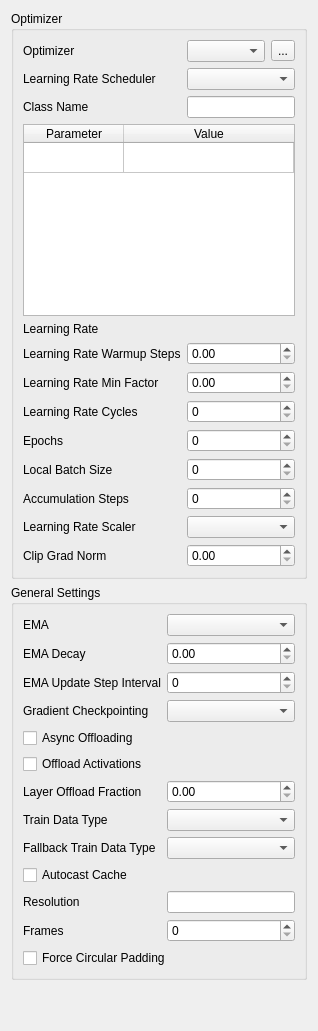
        <widget class="QFrame" name="verticalFrame">
         <layout class="QVBoxLayout" name="verticalLayout_4">
          <item>
           <widget class="QGroupBox" name="groupBox">
            <property name="title">
             <string>Optimizer</string>
            </property>
            <layout class="QGridLayout" name="gridLayout_2">
             <item row="4" column="0" colspan="3">
              <widget class="QTableWidget" name="tableWidget">
               <property name="enabled">
                <bool>true</bool>
               </property>
               <property name="toolTip">
                <string>Key-value pairs for an argument in your scheduler. Some special values can be used, wrapped in percent signs: LR, EPOCHS, STEPS_PER_EPOCH, TOTAL_STEPS, SCHEDULER_STEPS. Note that OneTrainer calls step() after every individual learning step, not every epoch, so what Torch calls 'epoch' you should treat as 'step'</string>
               </property>
               <property name="editTriggers">
                <set>QAbstractItemView::EditTrigger::AnyKeyPressed|QAbstractItemView::EditTrigger::EditKeyPressed|QAbstractItemView::EditTrigger::SelectedClicked</set>
               </property>
               <property name="selectionMode">
                <enum>QAbstractItemView::SelectionMode::NoSelection</enum>
               </property>
               <property name="showGrid">
                <bool>true</bool>
               </property>
               <property name="rowCount">
                <number>1</number>
               </property>
               <property name="columnCount">
                <number>2</number>
               </property>
               <attribute name="horizontalHeaderStretchLastSection">
                <bool>true</bool>
               </attribute>
               <attribute name="verticalHeaderVisible">
                <bool>false</bool>
               </attribute>
               <attribute name="verticalHeaderCascadingSectionResizes">
                <bool>false</bool>
               </attribute>
               <row/>
               <column>
                <property name="text">
                 <string>Parameter</string>
                </property>
               </column>
               <column>
                <property name="text">
                 <string>Value</string>
                </property>
               </column>
              </widget>
             </item>
             <item row="12" column="1" colspan="2">
              <widget class="QComboBox" name="scalerCmb">
               <property name="toolTip">
                <string>Selects the type of learning rate scaling to use during training. Functionally equated as: LR * SQRT(selection)</string>
               </property>
              </widget>
             </item>
             <item row="8" column="0">
              <widget class="QLabel" name="label_6">
               <property name="text">
                <string>Learning Rate Cycles</string>
               </property>
               <property name="buddy">
                <cstring>cyclesSbx</cstring>
               </property>
              </widget>
             </item>
             <item row="2" column="0">
              <widget class="QLabel" name="label_2">
               <property name="text">
                <string>Learning Rate Scheduler</string>
               </property>
               <property name="buddy">
                <cstring>schedulerCmb</cstring>
               </property>
              </widget>
             </item>
             <item row="6" column="0">
              <widget class="QLabel" name="label_4">
               <property name="text">
                <string>Learning Rate Warmup Steps</string>
               </property>
               <property name="buddy">
                <cstring>warmupStepsSbx</cstring>
               </property>
              </widget>
             </item>
             <item row="8" column="1" colspan="2">
              <widget class="QSpinBox" name="cyclesSbx">
               <property name="toolTip">
                <string>The number of learning rate cycles. This is only applicable if the learning rate scheduler supports cycles</string>
               </property>
               <property name="maximum">
                <number>999999999</number>
               </property>
              </widget>
             </item>
             <item row="3" column="0">
              <widget class="QLabel" name="schedulerLbl">
               <property name="enabled">
                <bool>true</bool>
               </property>
               <property name="text">
                <string>Class Name</string>
               </property>
               <property name="buddy">
                <cstring>schedulerClassLed</cstring>
               </property>
              </widget>
             </item>
             <item row="13" column="1" colspan="2">
              <widget class="QDoubleSpinBox" name="clipGradNormSbx">
               <property name="toolTip">
                <string>Clips the gradient norm. Leave empty to disable gradient clipping</string>
               </property>
               <property name="maximum">
                <double>999999999.000000000000000</double>
               </property>
              </widget>
             </item>
             <item row="7" column="0">
              <widget class="QLabel" name="label_5">
               <property name="text">
                <string>Learning Rate Min Factor</string>
               </property>
               <property name="buddy">
                <cstring>minFactorSbx</cstring>
               </property>
              </widget>
             </item>
             <item row="10" column="0">
              <widget class="QLabel" name="label_8">
               <property name="text">
                <string>Local Batch Size</string>
               </property>
               <property name="buddy">
                <cstring>batchSizeSbx</cstring>
               </property>
              </widget>
             </item>
             <item row="6" column="1" colspan="2">
              <widget class="QDoubleSpinBox" name="warmupStepsSbx">
               <property name="toolTip">
                <string>The number of steps it takes to gradually increase the learning rate from 0 to the specified learning rate. Values &gt;1 are interpeted as a fixed number of steps, values &lt;=1 are intepreted as a percentage of the total training steps (ex. 0.2 = 20% of the total step count)</string>
               </property>
               <property name="maximum">
                <double>999999999.000000000000000</double>
               </property>
              </widget>
             </item>
             <item row="7" column="1" colspan="2">
              <widget class="QDoubleSpinBox" name="minFactorSbx">
               <property name="toolTip">
                <string>Unit = float. Method = percentage. For a factor of 0.1, the final LR will be 10% of the initial LR. If the initial LR is 1e-4, the final LR will be 1e-5</string>
               </property>
               <property name="maximum">
                <double>999999999.000000000000000</double>
               </property>
              </widget>
             </item>
             <item row="0" column="2">
              <widget class="QToolButton" name="optimizerBtn">
               <property name="text">
                <string>...</string>
               </property>
              </widget>
             </item>
             <item row="13" column="0">
              <widget class="QLabel" name="label_11">
               <property name="text">
                <string>Clip Grad Norm</string>
               </property>
               <property name="buddy">
                <cstring>clipGradNormSbx</cstring>
               </property>
              </widget>
             </item>
             <item row="9" column="0">
              <widget class="QLabel" name="label_7">
               <property name="text">
                <string>Epochs</string>
               </property>
               <property name="buddy">
                <cstring>epochsSbx</cstring>
               </property>
              </widget>
             </item>
             <item row="3" column="1" colspan="2">
              <widget class="QLineEdit" name="schedulerClassLed">
               <property name="toolTip">
                <string>Python class module and name for the custom scheduler class, in the form of &lt;module&gt;.&lt;class_name&gt;</string>
               </property>
              </widget>
             </item>
             <item row="11" column="1" colspan="2">
              <widget class="QSpinBox" name="accumulationStepsSbx">
               <property name="toolTip">
                <string>Number of accumulation steps. Increase this number to trade batch size for training speed</string>
               </property>
               <property name="maximum">
                <number>999999999</number>
               </property>
              </widget>
             </item>
             <item row="9" column="1" colspan="2">
              <widget class="QSpinBox" name="epochsSbx">
               <property name="toolTip">
                <string>The number of epochs for a full training run</string>
               </property>
               <property name="maximum">
                <number>999999999</number>
               </property>
              </widget>
             </item>
             <item row="0" column="0">
              <widget class="QLabel" name="label">
               <property name="text">
                <string>Optimizer</string>
               </property>
               <property name="buddy">
                <cstring>optimizerCmb</cstring>
               </property>
              </widget>
             </item>
             <item row="5" column="0">
              <widget class="QLabel" name="label_3">
               <property name="text">
                <string>Learning Rate</string>
               </property>
              </widget>
             </item>
             <item row="12" column="0">
              <widget class="QLabel" name="label_10">
               <property name="text">
                <string>Learning Rate Scaler</string>
               </property>
               <property name="buddy">
                <cstring>scalerCmb</cstring>
               </property>
              </widget>
             </item>
             <item row="5" column="1" colspan="2">
              <widget class="SNLineEdit" name="learningRateLed" native="true">
               <property name="toolTip">
                <string>The base learning rate</string>
               </property>
              </widget>
             </item>
             <item row="2" column="1" colspan="2">
              <widget class="QComboBox" name="schedulerCmb">
               <property name="toolTip">
                <string>Learning rate scheduler that automatically changes the learning rate during training</string>
               </property>
              </widget>
             </item>
             <item row="11" column="0">
              <widget class="QLabel" name="label_9">
               <property name="text">
                <string>Accumulation Steps</string>
               </property>
               <property name="buddy">
                <cstring>accumulationStepsSbx</cstring>
               </property>
              </widget>
             </item>
             <item row="10" column="1" colspan="2">
              <widget class="QSpinBox" name="batchSizeSbx">
               <property name="toolTip">
                <string>The batch size of one training step</string>
               </property>
               <property name="maximum">
                <number>999999999</number>
               </property>
              </widget>
             </item>
             <item row="0" column="1">
              <widget class="QComboBox" name="optimizerCmb">
               <property name="toolTip">
                <string>The type of optimizer</string>
               </property>
              </widget>
             </item>
            </layout>
           </widget>
          </item>
          <item>
           <widget class="QGroupBox" name="groupBox_4">
            <property name="title">
             <string>General Settings</string>
            </property>
            <layout class="QGridLayout" name="gridLayout_8">
             <item row="13" column="0" colspan="2">
              <widget class="QCheckBox" name="circularPaddingCbx">
               <property name="toolTip">
                <string>Enables circular padding for all conv layers to better train seamless images</string>
               </property>
               <property name="text">
                <string>Force Circular Padding</string>
               </property>
              </widget>
             </item>
             <item row="2" column="1">
              <widget class="QSpinBox" name="emaUpdateIntervalSbx">
               <property name="toolTip">
                <string>Number of steps between EMA update steps</string>
               </property>
               <property name="maximum">
                <number>999999999</number>
               </property>
              </widget>
             </item>
             <item row="4" column="0" colspan="2">
              <widget class="QCheckBox" name="asyncOffloadCbx">
               <property name="toolTip">
                <string>Enables Asynchronous offloading</string>
               </property>
               <property name="text">
                <string>Async Offloading</string>
               </property>
              </widget>
             </item>
             <item row="5" column="0" colspan="2">
              <widget class="QCheckBox" name="offloadActivationsCbx">
               <property name="toolTip">
                <string>Enables Activation Offloading</string>
               </property>
               <property name="text">
                <string>Offload Activations</string>
               </property>
              </widget>
             </item>
             <item row="3" column="0">
              <widget class="QLabel" name="label_35">
               <property name="text">
                <string>Gradient Checkpointing</string>
               </property>
               <property name="buddy">
                <cstring>gradientCheckpointingCmb</cstring>
               </property>
              </widget>
             </item>
             <item row="2" column="0">
              <widget class="QLabel" name="label_34">
               <property name="text">
                <string>EMA Update Step Interval</string>
               </property>
               <property name="buddy">
                <cstring>emaUpdateIntervalSbx</cstring>
               </property>
              </widget>
             </item>
             <item row="12" column="0">
              <widget class="QLabel" name="framesLbl">
               <property name="text">
                <string>Frames</string>
               </property>
               <property name="buddy">
                <cstring>framesSbx</cstring>
               </property>
              </widget>
             </item>
             <item row="8" column="0">
              <widget class="QLabel" name="label_38">
               <property name="text">
                <string>Fallback Train Data Type</string>
               </property>
               <property name="buddy">
                <cstring>fallbackDTypeCmb</cstring>
               </property>
              </widget>
             </item>
             <item row="0" column="1">
              <widget class="QComboBox" name="emaCmb">
               <property name="toolTip">
                <string>EMA averages the training progress over many steps, better preserving different concepts in big datasets</string>
               </property>
              </widget>
             </item>
             <item row="11" column="0">
              <widget class="QLabel" name="label_39">
               <property name="text">
                <string>Resolution</string>
               </property>
               <property name="buddy">
                <cstring>resolutionLed</cstring>
               </property>
              </widget>
             </item>
             <item row="0" column="0">
              <widget class="QLabel" name="label_32">
               <property name="text">
                <string>EMA</string>
               </property>
               <property name="buddy">
                <cstring>emaCmb</cstring>
               </property>
              </widget>
             </item>
             <item row="1" column="1">
              <widget class="QDoubleSpinBox" name="emaDecaySbx">
               <property name="toolTip">
                <string>Decay parameter of the EMA model. Higher numbers will average more steps. For datasets of hundreds or thousands of images, set this to 0.9999. For smaller datasets, set it to 0.999 or even 0.998</string>
               </property>
               <property name="maximum">
                <double>999999999.000000000000000</double>
               </property>
              </widget>
             </item>
             <item row="12" column="1">
              <widget class="QSpinBox" name="framesSbx">
               <property name="toolTip">
                <string>The number of frames used for training</string>
               </property>
               <property name="maximum">
                <number>999</number>
               </property>
              </widget>
             </item>
             <item row="7" column="0">
              <widget class="QLabel" name="label_37">
               <property name="text">
                <string>Train Data Type</string>
               </property>
               <property name="buddy">
                <cstring>trainDTypeCmb</cstring>
               </property>
              </widget>
             </item>
             <item row="7" column="1">
              <widget class="QComboBox" name="trainDTypeCmb">
               <property name="toolTip">
                <string>The mixed precision data type used for training. This can increase training speed, but reduces precision</string>
               </property>
              </widget>
             </item>
             <item row="11" column="1">
              <widget class="QLineEdit" name="resolutionLed">
               <property name="toolTip">
                <string>The resolution used for training. Optionally specify multiple resolutions separated by a comma, or a single exact resolution in the format &lt;width&gt;x&lt;height&gt;</string>
               </property>
              </widget>
             </item>
             <item row="6" column="0">
              <widget class="QLabel" name="label_36">
               <property name="text">
                <string>Layer Offload Fraction</string>
               </property>
               <property name="buddy">
                <cstring>layerOffloadFractionSbx</cstring>
               </property>
              </widget>
             </item>
             <item row="9" column="0" colspan="2">
              <widget class="QCheckBox" name="autocastCacheCbx">
               <property name="toolTip">
                <string>Enables the autocast cache. Disabling this reduces memory usage, but increases training time</string>
               </property>
               <property name="text">
                <string>Autocast Cache</string>
               </property>
              </widget>
             </item>
             <item row="3" column="1">
              <widget class="QComboBox" name="gradientCheckpointingCmb">
               <property name="toolTip">
                <string>Enables gradient checkpointing. This reduces memory usage, but increases training time</string>
               </property>
              </widget>
             </item>
             <item row="1" column="0">
              <widget class="QLabel" name="label_33">
               <property name="text">
                <string>EMA Decay</string>
               </property>
               <property name="buddy">
                <cstring>emaDecaySbx</cstring>
               </property>
              </widget>
             </item>
             <item row="6" column="1">
              <widget class="QDoubleSpinBox" name="layerOffloadFractionSbx">
               <property name="toolTip">
                <string>Enables offloading of individual layers during training to reduce VRAM usage. Increases training time and uses more RAM. Only available if checkpointing is set to CPU_OFFLOADED. values between 0 and 1, 0=disabled</string>
               </property>
               <property name="maximum">
                <double>1.000000000000000</double>
               </property>
               <property name="singleStep">
                <double>0.100000000000000</double>
               </property>
              </widget>
             </item>
             <item row="8" column="1">
              <widget class="QComboBox" name="fallbackDTypeCmb">
               <property name="toolTip">
                <string>The mixed precision data type used for training stages that don't support float16 data types. This can increase training speed, but reduces precision</string>
               </property>
              </widget>
             </item>
            </layout>
           </widget>
          </item>
          <item>
           <spacer name="verticalSpacer">
            <property name="orientation">
             <enum>Qt::Orientation::Vertical</enum>
            </property>
            <property name="sizeHint" stdset="0">
             <size>
              <width>20</width>
              <height>40</height>
             </size>
            </property>
           </spacer>
          </item>
         </layout>
        </widget>
